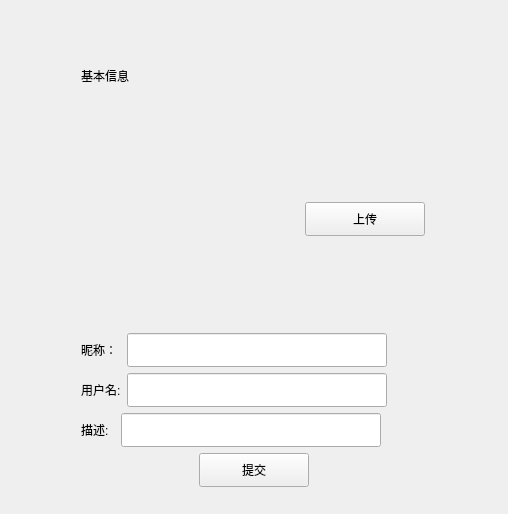
<?xml version="1.0" encoding="UTF-8"?>
<ui version="4.0">
 <class>UserInfoPage</class>
 <widget class="QWidget" name="UserInfoPage">
  <property name="geometry">
   <rect>
    <x>0</x>
    <y>0</y>
    <width>508</width>
    <height>487</height>
   </rect>
  </property>
  <property name="windowTitle">
   <string>Form</string>
  </property>
  <layout class="QHBoxLayout" name="horizontalLayout_6">
   <item>
    <spacer name="horizontalSpacer_4">
     <property name="orientation">
      <enum>Qt::Horizontal</enum>
     </property>
     <property name="sizeHint" stdset="0">
      <size>
       <width>16</width>
       <height>20</height>
      </size>
     </property>
    </spacer>
   </item>
   <item>
    <layout class="QVBoxLayout" name="verticalLayout_2">
     <property name="leftMargin">
      <number>18</number>
     </property>
     <property name="topMargin">
      <number>16</number>
     </property>
     <property name="rightMargin">
      <number>18</number>
     </property>
     <property name="bottomMargin">
      <number>16</number>
     </property>
     <item>
      <spacer name="verticalSpacer_3">
       <property name="orientation">
        <enum>Qt::Vertical</enum>
       </property>
       <property name="sizeType">
        <enum>QSizePolicy::Fixed</enum>
       </property>
       <property name="sizeHint" stdset="0">
        <size>
         <width>20</width>
         <height>40</height>
        </size>
       </property>
      </spacer>
     </item>
     <item>
      <widget class="QLabel" name="label_4">
       <property name="text">
        <string>基本信息</string>
       </property>
      </widget>
     </item>
     <item>
      <spacer name="verticalSpacer_4">
       <property name="orientation">
        <enum>Qt::Vertical</enum>
       </property>
       <property name="sizeType">
        <enum>QSizePolicy::Fixed</enum>
       </property>
       <property name="sizeHint" stdset="0">
        <size>
         <width>20</width>
         <height>40</height>
        </size>
       </property>
      </spacer>
     </item>
     <item>
      <layout class="QHBoxLayout" name="horizontalLayout">
       <item>
        <widget class="QLabel" name="head_lb">
         <property name="minimumSize">
         <size>
           <width>176</width>
           <height>176</height>
          </size>
         </property>
         <property name="maximumSize">
          <size>
           <width>176</width>
           <height>176</height>
          </size>
         </property>
         <property name="text">
          <string/>
         </property>
        </widget>
       </item>
       <item>
        <spacer name="horizontalSpacer_6">
         <property name="orientation">
          <enum>Qt::Horizontal</enum>
         </property>
         <property name="sizeType">
          <enum>QSizePolicy::Fixed</enum>
         </property>
         <property name="sizeHint" stdset="0">
          <size>
           <width>40</width>
           <height>20</height>
          </size>
         </property>
        </spacer>
       </item>
       <item>
        <widget class="QPushButton" name="up_btn">
         <property name="minimumSize">
          <size>
           <width>120</width>
           <height>34</height>
          </size>
         </property>
         <property name="maximumSize">
          <size>
           <width>120</width>
           <height>34</height>
          </size>
         </property>
         <property name="text">
          <string>上传</string>
         </property>
        </widget>
       </item>
      </layout>
     </item>
     <item>
      <spacer name="verticalSpacer_2">
       <property name="orientation">
        <enum>Qt::Vertical</enum>
       </property>
       <property name="sizeType">
        <enum>QSizePolicy::Fixed</enum>
       </property>
       <property name="sizeHint" stdset="0">
        <size>
         <width>20</width>
         <height>20</height>
        </size>
       </property>
      </spacer>
     </item>
     <item>
      <layout class="QHBoxLayout" name="horizontalLayout_2">
       <item>
        <widget class="QLabel" name="label">
         <property name="text">
          <string>昵称： </string>
         </property>
        </widget>
       </item>
       <item>
        <widget class="QLineEdit" name="nick_ed">
         <property name="minimumSize">
          <size>
           <width>260</width>
           <height>34</height>
          </size>
         </property>
         <property name="maximumSize">
          <size>
           <width>300</width>
           <height>34</height>
          </size>
         </property>
        </widget>
       </item>
       <item>
        <spacer name="horizontalSpacer">
         <property name="orientation">
          <enum>Qt::Horizontal</enum>
         </property>
         <property name="sizeHint" stdset="0">
          <size>
           <width>40</width>
           <height>20</height>
          </size>
         </property>
        </spacer>
       </item>
      </layout>
     </item>
     <item>
      <layout class="QHBoxLayout" name="horizontalLayout_3">
       <item>
        <widget class="QLabel" name="label_2">
         <property name="text">
          <string>用户名:</string>
         </property>
        </widget>
       </item>
       <item>
        <widget class="QLineEdit" name="name_ed">
         <property name="minimumSize">
          <size>
           <width>260</width>
           <height>34</height>
          </size>
         </property>
         <property name="maximumSize">
          <size>
           <width>300</width>
           <height>34</height>
          </size>
         </property>
        </widget>
       </item>
       <item>
        <spacer name="horizontalSpacer_2">
         <property name="orientation">
          <enum>Qt::Horizontal</enum>
         </property>
         <property name="sizeHint" stdset="0">
          <size>
           <width>40</width>
           <height>20</height>
          </size>
         </property>
        </spacer>
       </item>
      </layout>
     </item>
     <item>
      <layout class="QHBoxLayout" name="horizontalLayout_4">
       <item>
        <widget class="QLabel" name="label_3">
         <property name="text">
          <string>描述:  </string>
         </property>
        </widget>
       </item>
       <item>
        <widget class="QLineEdit" name="desc_ed">
         <property name="minimumSize">
          <size>
           <width>260</width>
           <height>34</height>
          </size>
         </property>
         <property name="maximumSize">
          <size>
           <width>300</width>
           <height>34</height>
          </size>
         </property>
        </widget>
       </item>
       <item>
        <spacer name="horizontalSpacer_3">
         <property name="orientation">
          <enum>Qt::Horizontal</enum>
         </property>
         <property name="sizeHint" stdset="0">
          <size>
           <width>40</width>
           <height>20</height>
          </size>
         </property>
        </spacer>
       </item>
      </layout>
     </item>
     <item>
      <layout class="QHBoxLayout" name="horizontalLayout_5">
       <item>
        <widget class="QPushButton" name="submit_btn">
         <property name="minimumSize">
          <size>
           <width>110</width>
           <height>34</height>
          </size>
         </property>
         <property name="maximumSize">
          <size>
           <width>110</width>
           <height>34</height>
          </size>
         </property>
         <property name="text">
          <string>提交</string>
         </property>
        </widget>
       </item>
      </layout>
     </item>
     <item>
      <spacer name="verticalSpacer">
       <property name="orientation">
        <enum>Qt::Vertical</enum>
       </property>
       <property name="sizeHint" stdset="0">
        <size>
         <width>20</width>
         <height>40</height>
        </size>
       </property>
      </spacer>
     </item>
    </layout>
   </item>
   <item>
    <spacer name="horizontalSpacer_5">
     <property name="orientation">
      <enum>Qt::Horizontal</enum>
     </property>
     <property name="sizeHint" stdset="0">
      <size>
       <width>16</width>
       <height>20</height>
      </size>
     </property>
    </spacer>
   </item>
  </layout>
 </widget>
 <resources/>
 <connections/>
</ui>
